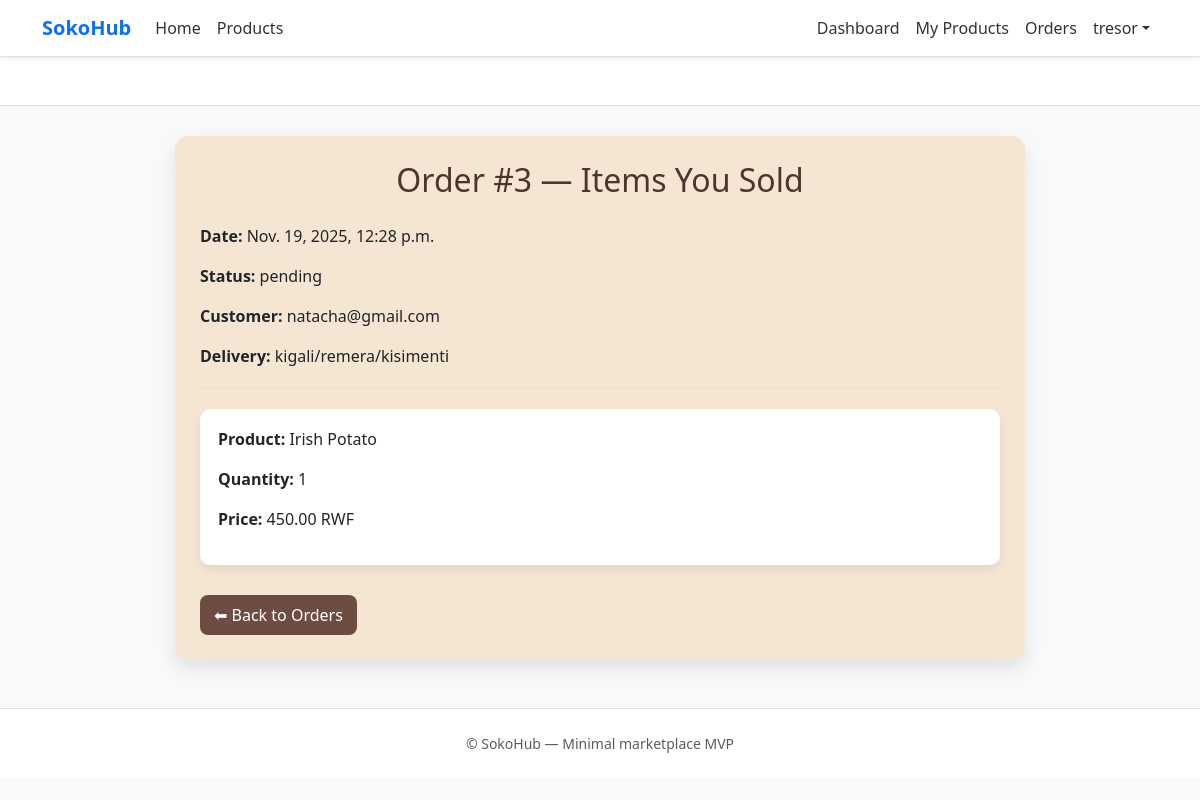
Screenshot of /orders/vendor-orders/3/ (signed in) with the database file from the repository.
### accounts/models.py (models this page shows, shortened)
class CustomUser(AbstractUser):
    VENDOR = 'vendor'
    CUSTOMER = 'customer'
    USER_TYPE_CHOICES = [
        (VENDOR, 'Vendor'),
        (CUSTOMER, 'Customer'),
    ]
    user_type = models.CharField(max_length=20, choices=USER_TYPE_CHOICES, default=CUSTOMER)
    email = models.EmailField(blank=False)
    phone = models.CharField(max_length=20, blank=True)
    location = models.CharField(max_length=100, blank=True)

### orders/models.py (models this page shows, shortened)
class Order(models.Model):
    STATUS_PENDING = 'pending'
    STATUS_COMPLETED = 'completed'
    STATUS_CHOICES = [
        (STATUS_PENDING, 'Pending'),
        (STATUS_COMPLETED, 'Completed'),
    ]
    customer = models.ForeignKey(settings.AUTH_USER_MODEL, on_delete=models.CASCADE, related_name='orders')
    total = models.DecimalField(decimal_places=2, max_digits=12, validators=[MinValueValidator(0)])
    status = models.CharField(max_length=20, choices=STATUS_CHOICES, default=STATUS_PENDING)
    delivery_address = models.TextField()
    phone = models.CharField(max_length=20)
    created_at = models.DateTimeField(auto_now_add=True)
    class Meta:
        ordering = ['-created_at']

class OrderItem(models.Model):
    order = models.ForeignKey(Order, on_delete=models.CASCADE, related_name='items')
    product = models.ForeignKey('products.Product', on_delete=models.CASCADE)
    quantity = models.PositiveIntegerField(default=1)
    price = models.DecimalField(decimal_places=2, max_digits=10, validators=[MinValueValidator(0)])

### products/models.py (models this page shows, shortened)
class Product(models.Model):
    STATUS_ACTIVE = 'active'
    STATUS_INACTIVE = 'inactive'
    STATUS_CHOICES = [
        (STATUS_ACTIVE, 'Active'),
        (STATUS_INACTIVE, 'Inactive'),
    ]
    vendor = models.ForeignKey(settings.AUTH_USER_MODEL, on_delete=models.CASCADE, related_name='products')
    name = models.CharField(max_length=200)
    description = models.TextField(blank=True)
    price = models.DecimalField(decimal_places=2, max_digits=10, validators=[MinValueValidator(0)])
    stock = models.PositiveIntegerField(default=0)
    image = models.ImageField(upload_to='products/', blank=True, null=True)
    status = models.CharField(max_length=20, choices=STATUS_CHOICES, default=STATUS_ACTIVE)
    created_at = models.DateTimeField(auto_now_add=True)
    class Meta:
        ordering = ['-created_at']

### orders/views.py (the view)
# urls.py: path('vendor-orders/<int:order_id>/', views.vendor_order_details, name='vendor_order_details'),
@login_required
def vendor_order_details(request, order_id):
    if request.user.user_type != "vendor":
        messages.error(request, "Only vendors can view this page.")
        return redirect('products:product_list')
    order = get_object_or_404(Order, id=order_id)
    items = OrderItem.objects.filter(order=order, product__vendor=request.user)
    return render(request, 'vendor_order_details.html', {
        "order": order,
        "items": items
    })

### templates/vendor_order_details.html
{% extends "base.html" %}
{% block content %}
<div style="max-width:850px; margin:30px auto; background:#f5e6d3; padding:25px; border-radius:14px; box-shadow:0 8px 18px rgba(0,0,0,0.1);">
    <h2 style="color:#4e342e; text-align:center; margin-bottom:25px;">
        Order #{{ order.id }} — Items You Sold
    </h2>
    <p><strong>Date:</strong> {{ order.created_at }}</p>
    <p><strong>Status:</strong> {{ order.status }}</p>
    <p><strong>Customer:</strong> {{ order.customer.email }}</p>
    <p><strong>Delivery:</strong> {{ order.delivery_address }}</p>
    <hr style="margin:20px 0; border-color:#d7ccc8;">
    {% if items %}
        {% for item in items %}
            <div style="background:white; padding:18px; border-radius:10px; margin-bottom:20px; box-shadow:0 4px 10px rgba(0,0,0,0.08);">
                <p><strong>Product:</strong> {{ item.product.name }}</p>
                <p><strong>Quantity:</strong> {{ item.quantity }}</p>
                <p><strong>Price:</strong> {{ item.price }} RWF</p>
            </div>
        {% endfor %}
    {% else %}
        <p style="color:#6d4c41; text-align:center; padding:20px;">
            You have no items in this order.
        </p>
    {% endif %}
    <a href="{% url 'orders:vendor_orders' %}"
       style="display:inline-block; margin-top:10px; background:#6d4c41; color:white; padding:8px 14px; border-radius:8px; text-decoration:none;">
        ⬅ Back to Orders
    </a>
</div>
{% endblock %}

### templates/base.html (shortened to what this page needs)
{% load static %}
<!DOCTYPE html>
<html lang="en">
<head>
        <link href="https://cdn.jsdelivr.net/npm/bootstrap@5.3.3/dist/css/bootstrap.min.css" rel="stylesheet">
        <link href="{% static 'css/styles.css' %}" rel="stylesheet">
</head>
<body class="bg-light">
<nav class="navbar navbar-expand-lg navbar-white bg-white border-bottom shadow-sm">
    <div class="container">
        <a class="navbar-brand fw-bold text-primary" href="{% url 'home_page' %}">SokoHub</a>
        <div class="collapse navbar-collapse" id="mainNav">
            <ul class="navbar-nav me-auto mb-2 mb-lg-0">
                <li class="nav-item">
                    <a class="nav-link {% if request.path == '/' %}active{% endif %}" href="{% url 'home_page' %}">Home</a>
                </li>
                    <li class="nav-item">
                    <a class="nav-link {% if 'products' in request.path %}active{% endif %}" href="{% url 'products:product_list' %}">Products</a>
                </li>
            </ul>
            <ul class="navbar-nav mb-2 mb-lg-0">
                {% if request.user.is_authenticated %}
                    {% if request.user.user_type == 'vendor' %}
                        <li class="nav-item"><a class="nav-link" href="{% url 'products:vendor_dashboard' %}">Dashboard</a></li>
                        <li class="nav-item"><a class="nav-link" href="{% url 'products:vendor_products' %}">My Products</a></li>
                        <li class="nav-item"><a class="nav-link" href="{% url 'orders:vendor_orders' %}">Orders</a></li>
                    {% else %}
                        <li class="nav-item"><a class="nav-link" href="{% url 'orders:my_orders' %}">My Orders</a></li>
                    {% endif %}
                    <li class="nav-item dropdown">
                        <a class="nav-link dropdown-toggle" href="#" id="userMenu" role="button" data-bs-toggle="dropdown">{{ request.user.username }}</a>
                    </li>
                {% else %}
                    <li class="nav-item"><a class="nav-link" href="{% url 'login' %}">Login</a></li>
                    <li class="nav-item"><a class="nav-link btn btn-sm btn-primary text-white ms-2" href="{% url 'register' %}">Register</a></li>
                {% endif %}
            </ul>
        </div>
    </div>
</nav>
<header class="py-4 bg-white border-bottom mb-4">
</header>
<main class="container mb-5">
    {% block content %}{% endblock %}
</main>
<footer class="bg-white border-top py-4 mt-auto">
    <div class="container text-center text-muted small">
        © {{ now|date:'Y' }} SokoHub — Minimal marketplace MVP
    </div>
</footer>
</body>
</html>

### static/css/styles.css (style rules this page uses)
:root { --brand:#0d6efd; --muted:#6c757d; }
body { background:#f7f8fa;font-family:system-ui,-apple-system,Segoe UI,Roboto,'Helvetica Neue',Arial }
.navbar-brand { font-size:1.25rem }
.navbar .nav-link { color:#333 }
footer { color:#6c757d }

### rows the page displays
CustomUser: user.username "tresor"
Order: id "3", created_at "Nov. 19, 2025, 12:28 p.m.", status "pending", customer.email "natacha@gmail.com", delivery_address "kigali/remera/kisimenti"
OrderItem: product.name "Irish Potato", quantity "1", price "450.00"
